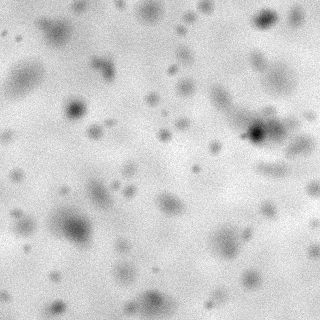
#> input picture demo_data/test/images/test_00.png, 320 x 320 px, given in place of train_00.png, which was not available
$ python make_gallery.py
#> lines starting #> are read from the running program, lines starting #| are printed output that depends on the picture; pictures that were not available may be replaced by others from this repository, and a replacement may not be noted
"""Build Markdown-friendly image grids of synthetic training and test data."""
from pathlib import Path
from PIL import Image, ImageDraw, ImageFont

root = Path(__file__).resolve().parents[1]
out = root/'docs'
out.mkdir(exist_ok=True)

def make_grid(split, count, cols):
#> called with split = 'train', count = 16, cols = 4
    tile_w, tile_h = 246, 152
    rows = (count+cols-1)//cols
    sheet = Image.new('RGB',(cols*tile_w,rows*tile_h),(245,246,247))
    draw = ImageDraw.Draw(sheet)
    for i in range(count):
        name = f'{split}_{i:02d}'
        img = Image.open(root/'demo_data'/split/'images'/f'{name}.png').convert('RGB')
        mask = Image.open(root/'demo_data'/split/'masks'/f'{name}.png').convert('RGB')
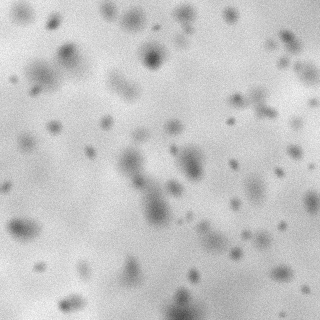
#> input picture demo_data/test/images/test_01.png, 320 x 320 px, given in place of train_00.png, which was not available
        img.thumbnail((116,116))
#> img: PIL image 116x116 RGB
        mask.thumbnail((116,116))
#> mask: PIL image 116x116 RGB
        x,y = (i%cols)*tile_w,(i//cols)*tile_h
        sheet.paste(img,(x+4,y+25))
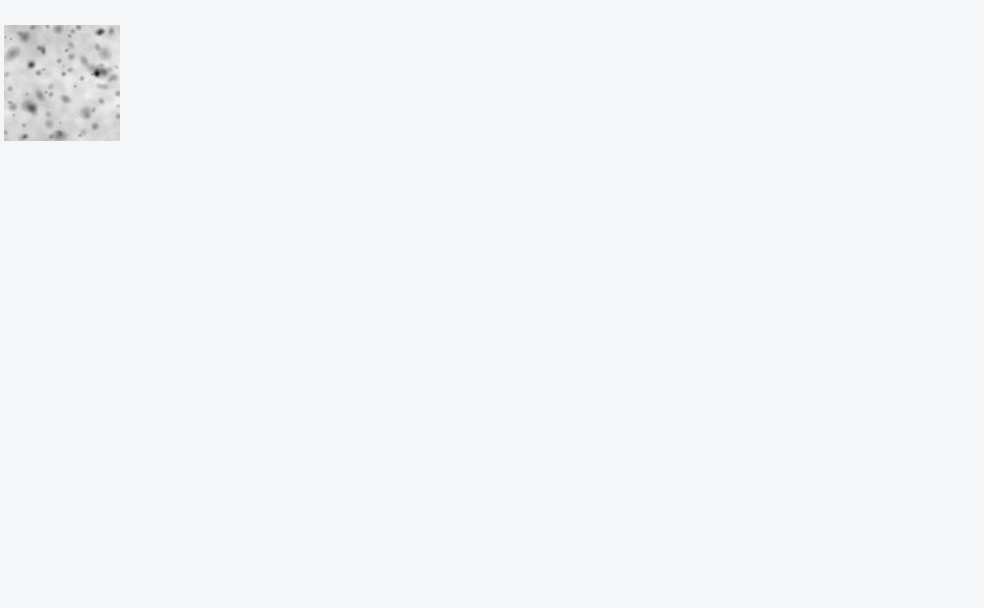
#> sheet: PIL image 984x608 RGB; mean R, G, B 244.1, 245.1, 246.1
        sheet.paste(mask,(x+125,y+25))
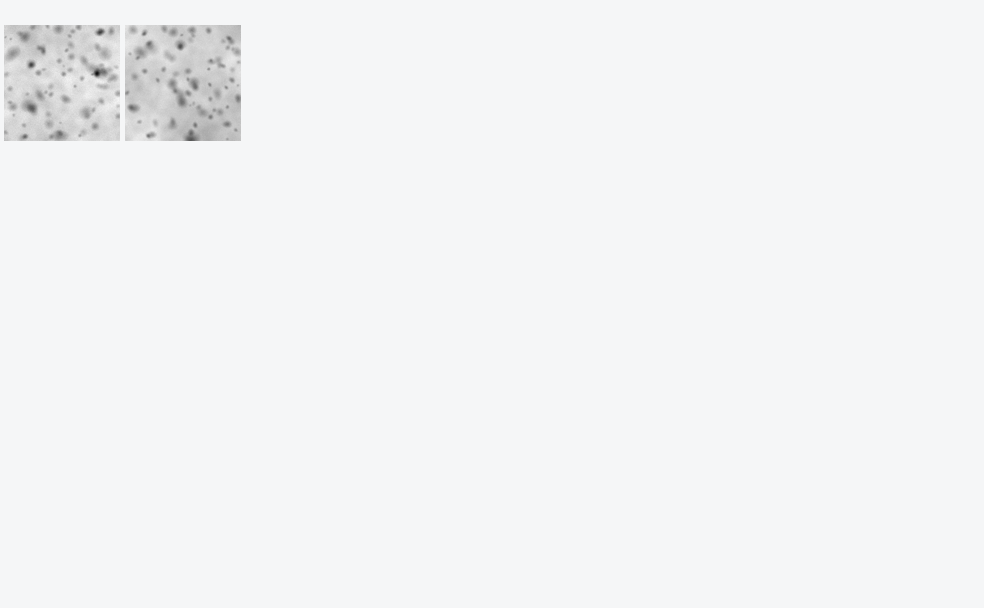
#> sheet: PIL image 984x608 RGB; mean R, G, B 243, 244, 244.9
        draw.text((x+4,y+4),f'{name} | image / GT mask',fill=(25,30,40))
    sheet.save(out/f'{split}_contact_sheet.jpg',quality=87,optimize=True)

#> (the run stopped early here; a loop or call above may not have finished)
